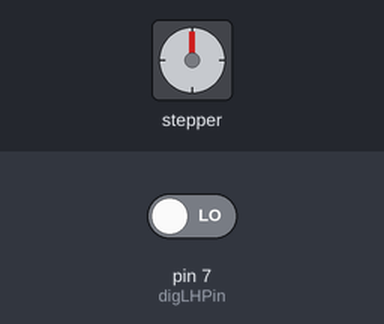
Recording of a sketch running on a simulated Arduino Uno, built with avr-gcc and run on an emulated ATmega328P. Shown: stepper motor. Wiring (inferred from the names in the program): stepper motor (2048 steps per turn assumed): coils pin 11, pin 10, pin 9, pin 8. The test bench sets the inputs (shaded band); at power-on: pin 7 (digLHPin) LOW. What the sketch prints to the serial monitor is not drawn.

Above: at 1.2 s.
1.3 s: pin 7 (digLHPin) driven HIGH
At 6.3 s:
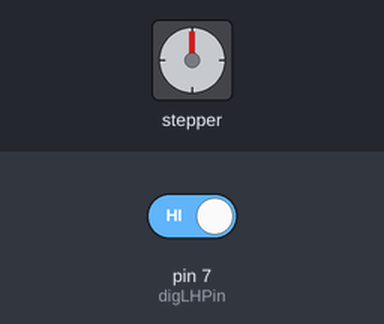
At 11.9 s:
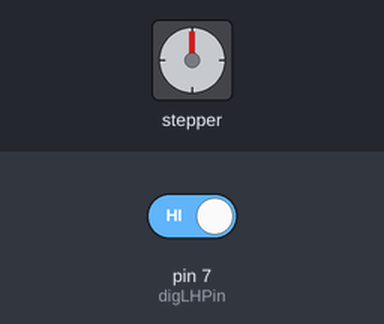
Timing chart, 0 to 65.8 s (numbered marks = the images above; inputs shaded):
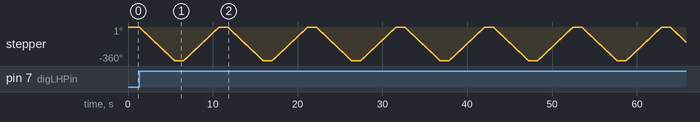

The sketch:

Sensor_de_inclinaci_n_KY-017_con_Motor_paso_a_paso.ino
```cpp
#define IN1 11
#define IN2 10
#define IN3 9
#define IN4 8
int digLHPin = 7;
int Steps = 0;
int Direction = 0;
int number_steps = 512;  //= 2048/4
void setup() {
  Serial.begin(9600);
  pinMode(digLHPin, INPUT);
  pinMode(IN1, OUTPUT);
  pinMode(IN2, OUTPUT);
  pinMode(IN3, OUTPUT);
  pinMode(IN4, OUTPUT);
}
void loop() {
  //1 rotation counter clockwise
    int LHValue = digitalRead(digLHPin);
  Serial.print("Sensor Linear Hall: ");
  Serial.println(LHValue);
  if (digitalRead(digLHPin)) {
      stepper(number_steps);
  delay(1000);
  //1 rotation clockwise
  stepper(-number_steps);
  delay(1000);
  //Keep track of step number
  for (int thisStep = 0; thisStep < number_steps; thisStep++) {
    stepper(1);
  }
  delay(1000);
  for (int thisStep = number_steps; thisStep > 0; thisStep--) {
    stepper(-1);
  }
  delay(1000);
  }
}
void stepper(double nbStep) {
  if (nbStep >= 0) {
    Direction = 1;
  } else {
    Direction = 0;
    nbStep = -nbStep;
  }
  for (int x = 0; x < nbStep * 8; x++) {
    switch (Steps) {
      case 0:
        digitalWrite(IN1, LOW);
        digitalWrite(IN2, LOW);
        digitalWrite(IN3, LOW);
        digitalWrite(IN4, HIGH);
        break;
      case 1:
        digitalWrite(IN1, LOW);
        digitalWrite(IN2, LOW);
        digitalWrite(IN3, HIGH);
        digitalWrite(IN4, HIGH);
        break;
      case 2:
        digitalWrite(IN1, LOW);
        digitalWrite(IN2, LOW);
        digitalWrite(IN3, HIGH);
        digitalWrite(IN4, LOW);
        break;
      case 3:
        digitalWrite(IN1, LOW);
        digitalWrite(IN2, HIGH);
        digitalWrite(IN3, HIGH);
        digitalWrite(IN4, LOW);
        break;
      case 4:
        digitalWrite(IN1, LOW);
        digitalWrite(IN2, HIGH);
        digitalWrite(IN3, LOW);
        digitalWrite(IN4, LOW);
        break;
      case 5:
        digitalWrite(IN1, HIGH);
        digitalWrite(IN2, HIGH);
        digitalWrite(IN3, LOW);
        digitalWrite(IN4, LOW);
        break;
      case 6:
        digitalWrite(IN1, HIGH);
        digitalWrite(IN2, LOW);
        digitalWrite(IN3, LOW);
        digitalWrite(IN4, LOW);
        break;
      case 7:
        digitalWrite(IN1, HIGH);
        digitalWrite(IN2, LOW);
        digitalWrite(IN3, LOW);
        digitalWrite(IN4, HIGH);
        break;
      default:
        digitalWrite(IN1, LOW);
        digitalWrite(IN2, LOW);
        digitalWrite(IN3, LOW);
        digitalWrite(IN4, LOW);
        break;
    }
    delayMicroseconds(1000);
    if (Direction == 1) { Steps++; }
    if (Direction == 0) { Steps--; }
    if (Steps > 7) { Steps = 0; }
    if (Steps < 0) { Steps = 7; }
  }
}
```

Measured:
- after the input at 1.3 s, stepper: turns 359° counter-clockwise in 4.2 s, then 1° counter-clockwise in 0.00 s, then 360° clockwise in 4.2 s, repeating every 10.4 s
